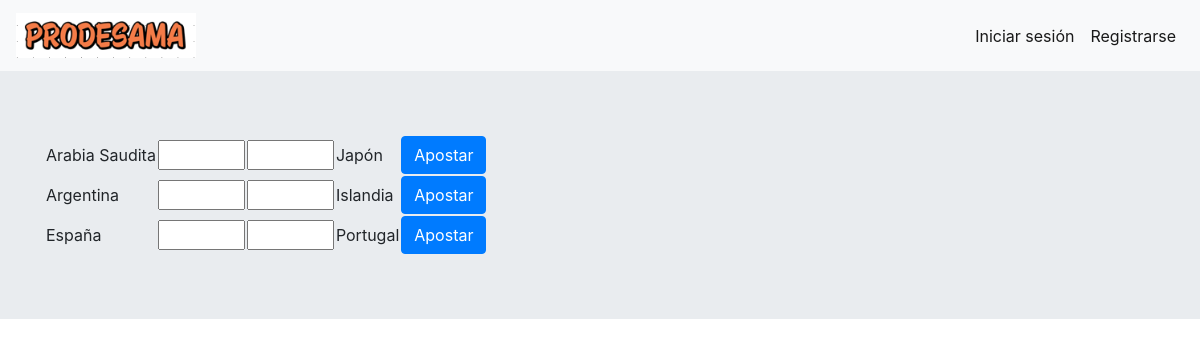
Screenshot of /home/apuestas with the database file from the repository.
### prode/models.py (models this page shows, shortened)
class Match(models.Model):
    start = models.DateTimeField()
    end = models.DateTimeField()
    team1 = models.ForeignKey(Team, on_delete=models.CASCADE, related_name='+')
    team2 = models.ForeignKey(Team, on_delete=models.CASCADE, related_name='+')
    team1_score = models.PositiveIntegerField(default=0)
    team2_score = models.PositiveIntegerField(default=0)

class Team(models.Model):
    name = models.CharField(max_length=50)
    flag = models.ImageField(upload_to='prode/images/flags/')

### prode/views.py (the view, shortened to what this page needs)
# urls.py: path('home/apuestas', views.BetView.as_view(), name='apuestas'),
class BetView(generic.DetailView):
    template_name = 'prode/apuestas.html'
    def get(self, request):
        matchs = Match.objects.all()
        form = BetForm()
        bets = Bet.objects.all()
        return render(request, self.template_name, {'form': form, 'matchs': matchs, 'bets': bets})

### prode/forms.py
class BetForm(forms.ModelForm):
    team1_score = forms.IntegerField(min_value=0, max_value=15)
    team2_score = forms.IntegerField(min_value=0, max_value=15)
    match = forms.ModelChoiceField(queryset=Match.objects.only('id'))
    class Meta:
        model = Bet
        fields = ('team1_score', 'team2_score', 'match')

### prode/templates/prode/apuestas.html (shortened to what this page needs)
{% extends "prode/base.html" %}
{% load static %}
{% block body_block %}
<div class="jumbotron jumbotron-fluid">
    <div class="container">
        <table>
            {% now "SHORT_DATE_FORMAT" as current_date %}
            {% now "H" as current_time %}
            {% for match in matchs %}
            <form method="POST">
                <tr>
                    {% if match.start|date:'SHORT_DATE_FORMAT' == current_date and match.start|time:"H"|add:"1" >= current_time %}
                    {% else %}
                        <td>{{ match.team1.name }}</td>
                        <td>{{ form.team1_score }}</td>
                        <td>{{ form.team2_score }}</td>
                        <td>{{ match.team2.name}} </td>
                        <td><button class="btn btn-primary" type="submit">Apostar</button></td>
                    {% endif %}
                </tr>
            </form>
            {% endfor %}
        </table>
    </div>
</div>
{% endblock %}

### rows the page displays
Match: team1.name "Arabia Saudita", team2.name "Japón"
Match: team1.name "Argentina", team2.name "Islandia"
Match: team1.name "España", team2.name "Portugal"
